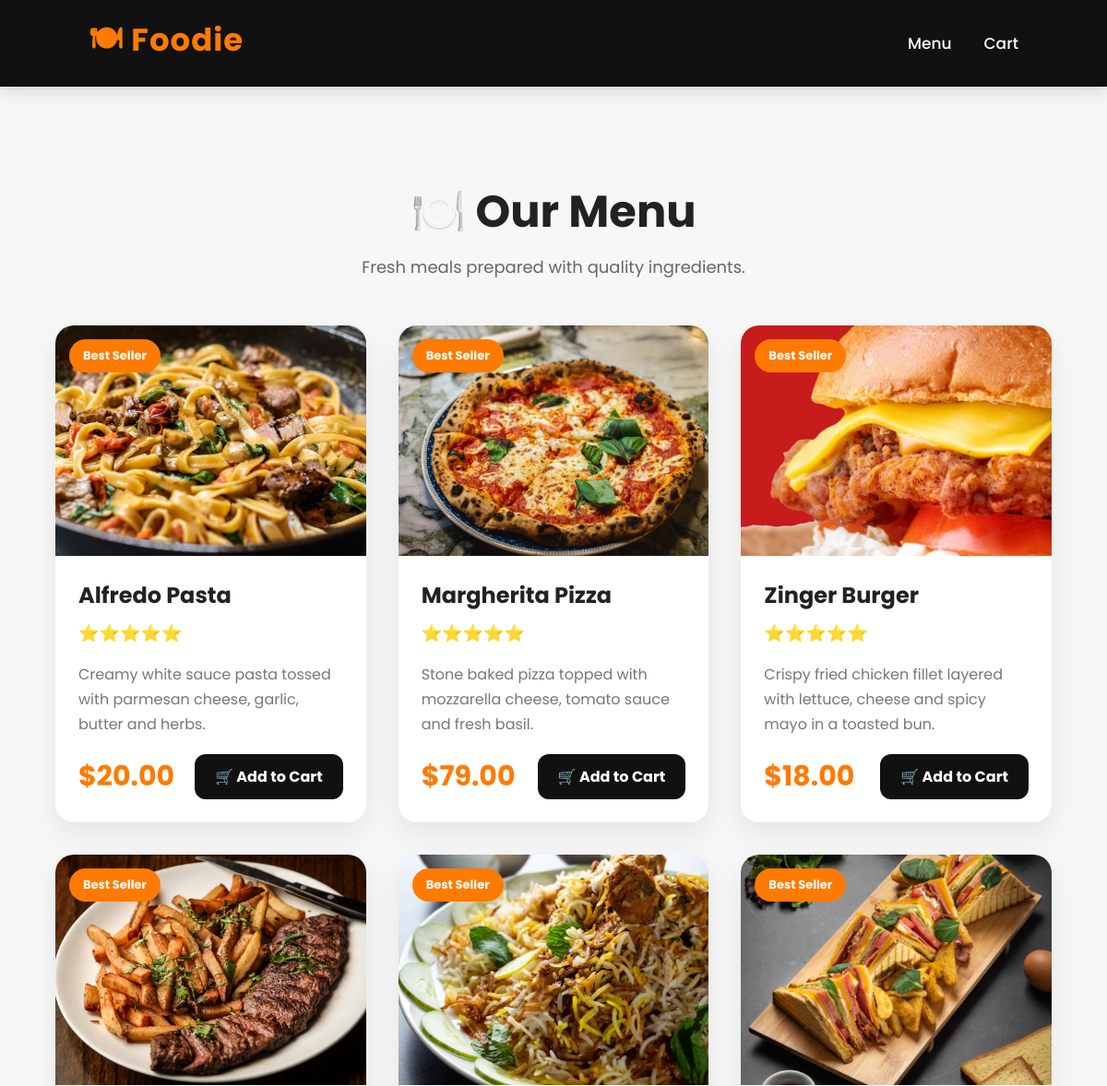
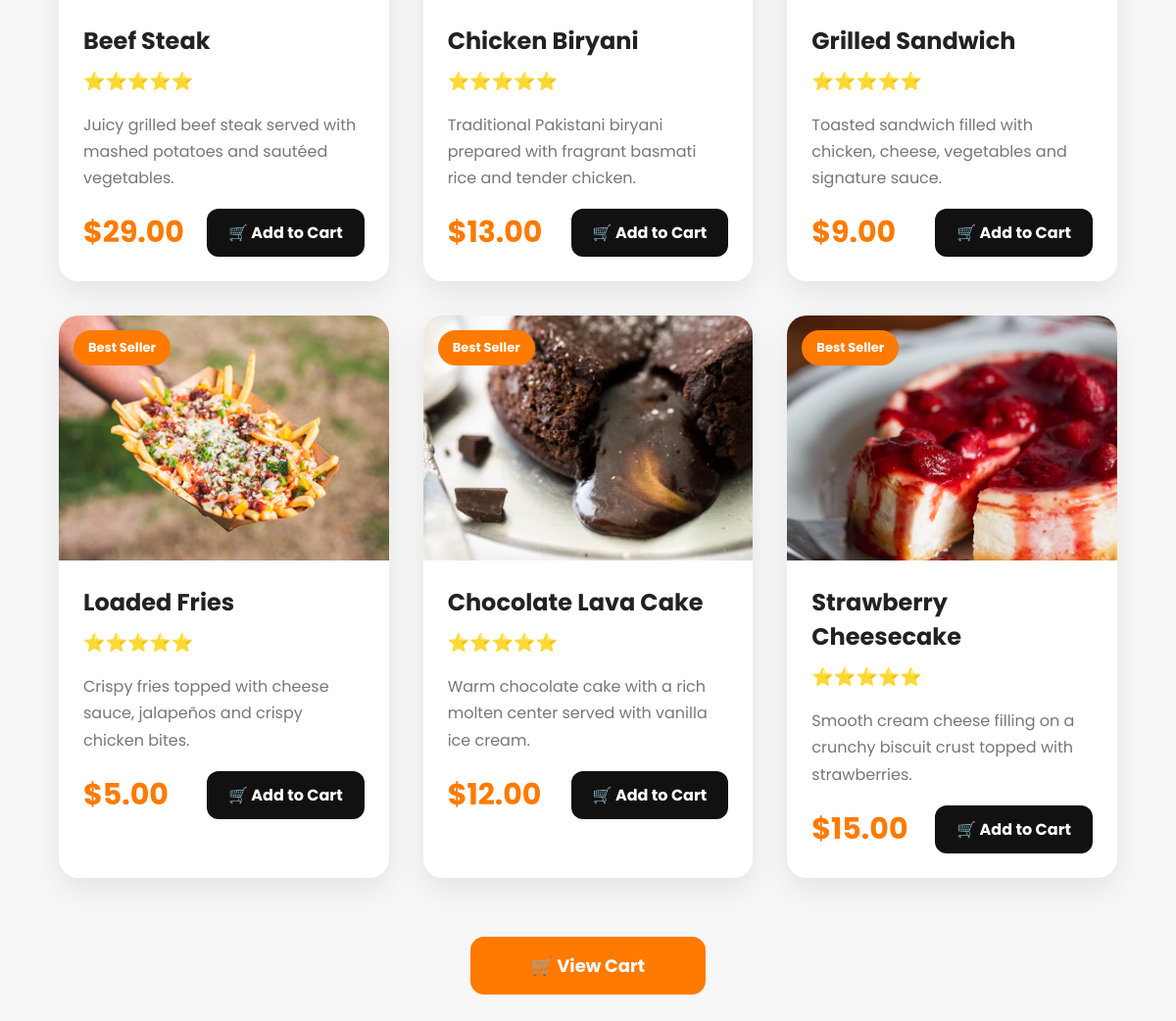
Before: / with the older database file (2 pictures, top to bottom).
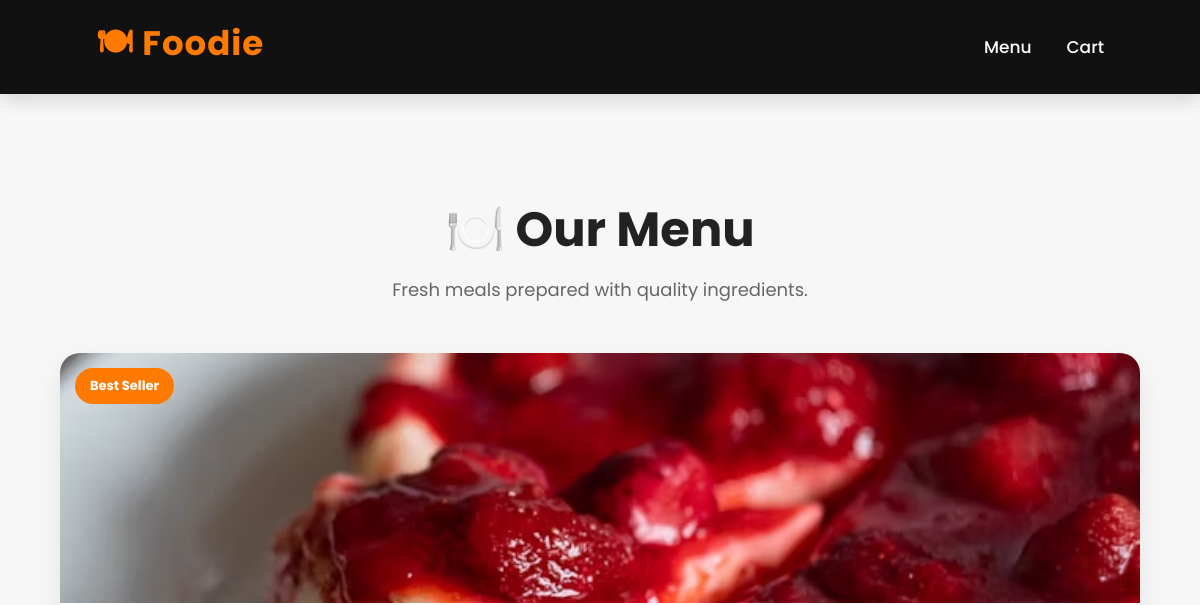
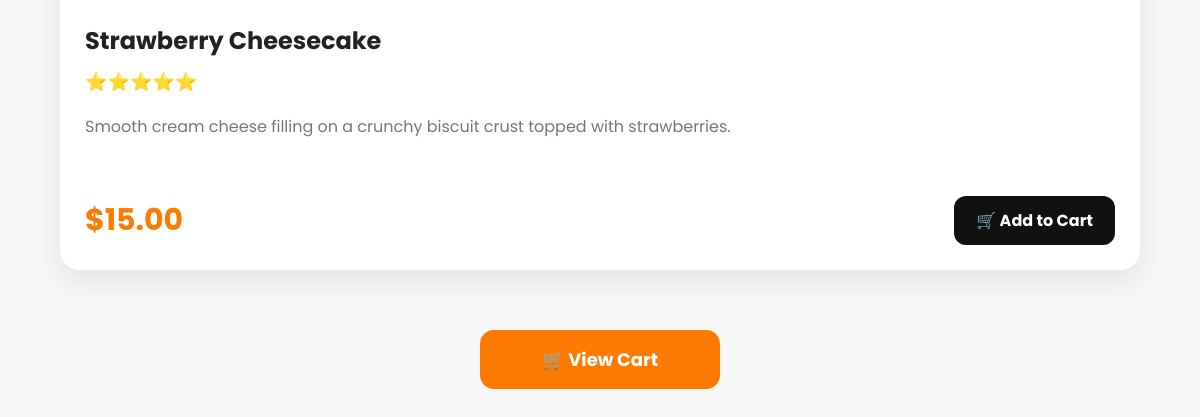
After: the same page with the newer database file (2 pictures, top to bottom).
### restaurant/models.py (models this page shows, shortened)
class Dish(models.Model):
    name = models.CharField(
        max_length=100
    )
    description = models.TextField()
    price = models.DecimalField(
        max_digits=8,
        decimal_places=2
    )
    image = models.ImageField(
        upload_to="dishes/"
    )
    available = models.BooleanField(
        default=True
    )

### restaurant/views.py (the view)
def menu(request):
    dishes = Dish.objects.filter(
        available=True
    )
    return render(
        request,
        "menu.html",
        {
            "dishes": dishes
        }
    )

### templates/menu.html (shortened to what this page needs)
{% extends 'base.html' %}
{% load static %}
{% block content %}
<div class="hero">
    <h1>🍽️ Our Menu</h1>
    <p>Fresh meals prepared with quality ingredients.</p>
</div>
<div class="menu-grid">
{% for dish in dishes %}
<div class="food-card">
    <div class="food-image">
        <img src="{{ dish.image.url }}" alt="{{ dish.name }}">
        <div class="badge">
            Best Seller
        </div>
    </div>
    <div class="food-content">
        <h2>{{ dish.name }}</h2>
        <div class="rating">
            ⭐⭐⭐⭐⭐
        </div>
        <p>
            {{ dish.description }}
        </p>
        <div class="bottom">
            <span class="price">
                ${{ dish.price }}
            </span>
            <a href="{% url 'add_to_cart' dish.id %}" class="add-btn">
                🛒 Add to Cart
            </a>
        </div>
    </div>
</div>
{% empty %}
<h2 class="empty">
No dishes available.
</h2>
{% endfor %}
</div>
<a href="{% url 'cart' %}" class="cart-btn">
🛒 View Cart
</a>
{% endblock %}

Changed rows visible on the page:
no longer on this page (row edited): Dish: image (picture), name "Alfredo Pasta", description "Creamy white sauce pasta tossed with parmesan cheese, garlic, butter and herbs.", price "20.00"
no longer on this page (row edited): Dish: image (picture), name "Margherita Pizza", description "Stone baked pizza topped with mozzarella cheese, tomato sauce and fresh basil.", price "79.00"
no longer on this page (row edited): Dish: image (picture), name "Zinger Burger", description "Crispy fried chicken fillet layered with lettuce, cheese and spicy mayo in a toasted bun.", price "18.00"
no longer on this page (row edited): Dish: image (picture), name "Beef Steak", description "Juicy grilled beef steak served with mashed potatoes and sautéed vegetables.", price "29.00"
no longer on this page (row edited): Dish: image (picture), name "Chicken Biryani", description "Traditional Pakistani biryani prepared with fragrant basmati rice and tender chicken.", price "13.00"
no longer on this page (row edited): Dish: image (picture), name "Grilled Sandwich", description "Toasted sandwich filled with chicken, cheese, vegetables and signature sauce.", price "9.00"
no longer on this page (row edited): Dish: image (picture), name "Loaded Fries", description "Crispy fries topped with cheese sauce, jalapeños and crispy chicken bites.", price "5.00"
no longer on this page (row edited): Dish: image (picture), name "Chocolate Lava Cake", description "Warm chocolate cake with a rich molten center served with vanilla ice cream.", price "12.00"
